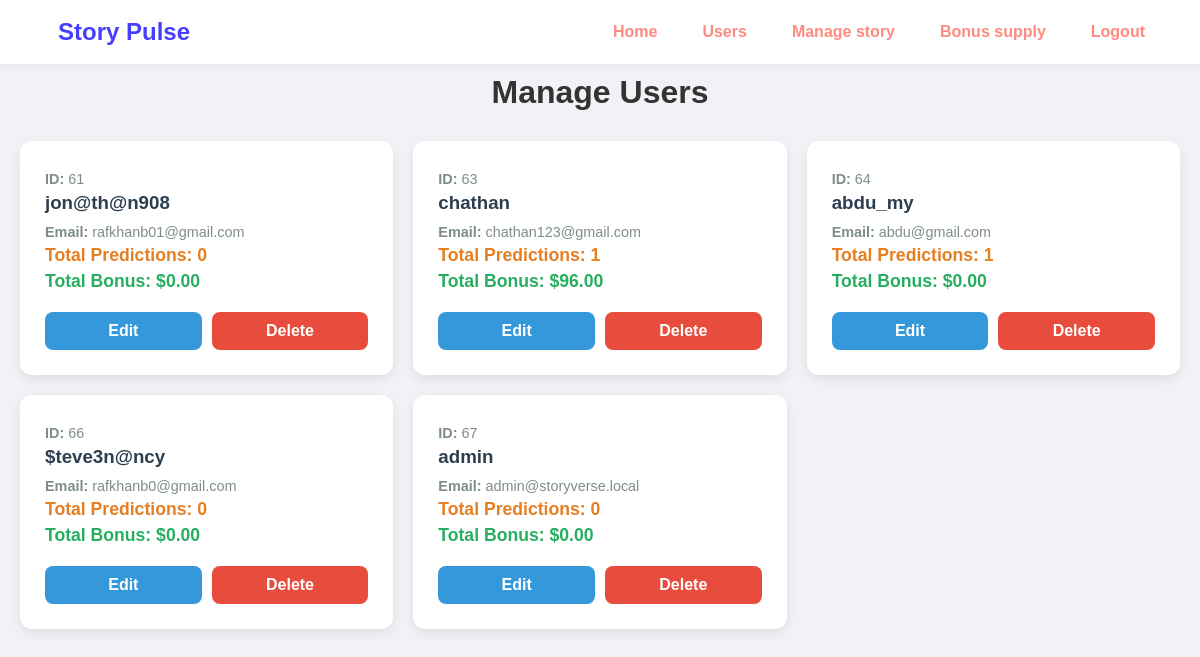
Page /admin/manage_users.php on the committed database.
### tables this page shows
CREATE TABLE `users` (
  `user_id` int(11) NOT NULL,
  `user_name` varchar(50) NOT NULL,
  `password` varchar(100) NOT NULL,
  `first_name` varchar(50) NOT NULL,
  `last_name` varchar(50) DEFAULT NULL,
  `email` varchar(100) NOT NULL,
  `profile_picture` varchar(255) DEFAULT NULL,
  `bio` text DEFAULT NULL,
  `website` varchar(255) DEFAULT NULL,
  `instagram` varchar(100) DEFAULT NULL,
  `user_type` enum('reader','author','admin') DEFAULT 'reader',
  `email_verified` tinyint(1) DEFAULT 0,
  `total_score` int(11) DEFAULT 0,
  `created_at` timestamp NOT NULL DEFAULT current_timestamp(),
  `last_active` timestamp NULL DEFAULT NULL,
  `total_bonus` decimal(10,2) DEFAULT 0.00,
  `follower_count` int(11) DEFAULT 0,
  `following_count` int(11) DEFAULT 0,
  `total_likes` int(11) DEFAULT 0,
  `total_stories` int(11) DEFAULT 0,
  `total_views` int(11) DEFAULT 0,
  `is_verified` tinyint(1) NOT NULL DEFAULT 0 COMMENT '0=unverified, 1=verified (admin override or OTP complete)'
);

### admin/manage_users.php (the view, shortened to what this page needs)
<?php
require_once 'db_connect.php';
$users = [];
try {
    $sql_users = "
        SELECT
            u.user_id,
            u.user_name,
            u.email,
            COUNT(p.prediction_id) AS total_predictions,
            COALESCE(SUM(b.bonus_amount), 0) AS total_bonus
        FROM Users AS u
        LEFT JOIN Predictions AS p ON u.user_id = p.user_id
        LEFT JOIN Bonus AS b ON p.prediction_id = b.prediction_id
        GROUP BY u.user_id, u.user_name, u.email
        ORDER BY u.user_id ASC;
    ";
    $stmt = $pdo->query($sql_users);
    $users = $stmt->fetchAll(PDO::FETCH_ASSOC);
} catch (PDOException $e) {
    error_log("Query Error in manage-users.php: " . $e->getMessage());
}
?>
<!DOCTYPE html>
<html lang="en">
<head>
</head>
<body>
    <nav>
        <h3 class="navtitle">Story Pulse</h3>
        <div class="navcta">
            <button class="navlinks"><a href="admin_home.php">Home</a></button>
            <button class="navlinks"><a href="manage_users.php">Users</a></button>
            <button class="navlinks"><a href="manage_stories.php">Manage story</a></button>
            <button class="navlinks"><a href="admin_bonus_supply.php">Bonus supply </a></button>
            <div class="navlinks">
                <a href="../logout.php" class="logout-btn">Logout</a>
            </div>
        </div>
    </nav>
    <h1>Manage Users</h1>
    <div class="user-cards-container">
        <?php if (!empty($users)): ?>
            <?php foreach ($users as $user): ?>
                <div class="user-card">
                    <div class="user-details">
                        <p><strong>ID:</strong> <?php echo htmlspecialchars($user['user_id']); ?></p>
                        <h3><?php echo htmlspecialchars($user['user_name']); ?></h3>
                        <p><strong>Email:</strong> <?php echo htmlspecialchars($user['email']); ?></p>
                        <p class="predictions"><strong>Total Predictions:</strong> <?php echo htmlspecialchars($user['total_predictions']); ?></p>
                        <p class="bonus"><strong>Total Bonus:</strong> $<?php echo htmlspecialchars(number_format($user['total_bonus'], 2)); ?></p>
                    </div>
                    <div class="card-actions">
                        <a href="edit_users.php?id=<?php echo htmlspecialchars($user['user_id']); ?>" class="action-button edit-button">Edit</a>
                        <a href="delete_user.php?id=<?php echo htmlspecialchars($user['user_id']); ?>" class="action-button delete-button">Delete</a>
                    </div>
                </div>
            <?php endforeach; ?>
        <?php else: ?>
            <div class="no-users-message">
                <p>No users found in the database.</p>
            </div>
        <?php endif; ?>
    </div>
</body>
</html>

### admin/manage_users.php (style rules this page uses)
body { font-family: Arial, sans-serif; background-color: #f0f2f5; margin: 0; padding: 20px; }
nav { display: flex; width: 95%; background:white; padding: 15px 5%; box-shadow: 0 2px 10px rgba(0, 0, 0, 0.05); align-items: center; justify-content: space-between; margin:-20px; }
.navtitle { color: #463fff; font-size: 24px; font-weight: 700; margin: 0; }
.navcta { display: flex; gap: 15px; align-items: center; }
.navlinks { border: none; background: transparent; padding: 8px 15px; cursor: pointer; transition: all 0.3s ease; font-size: 16px; font-weight: 600; }
nav a { text-decoration: none; color: #ff8a7f; transition: color 0.3s ease; }
h1 { color: #333; text-align: center; margin: 30px 0; }
.user-cards-container { display: grid; grid-template-columns: repeat(auto-fill, minmax(300px, 1fr)); gap: 20px; max-width: 1200px; margin: 0 auto; }
.user-card { background-color: #fff; border-radius: 12px; box-shadow: 0 4px 12px rgba(0, 0, 0, 0.08); padding: 25px; transition: transform 0.2s, box-shadow 0.2s; display: flex; flex-direction: column; justify-content: space-between; }
.user-details h3 { margin: 0 0 10px 0; color: #2c3e50; }
.user-details p { margin: 5px 0; color: #7f8c8d; font-size: 0.9em; }
.user-details .bonus, .user-details .predictions { font-weight: bold; font-size: 1.1em; }
.user-details .bonus { color: #27ae60; }
.user-details .predictions { color: #e67e22; }
.card-actions { margin-top: 15px; display: flex; gap: 10px; }
.action-button { display: inline-block; padding: 10px 15px; border-radius: 8px; text-decoration: none; font-weight: bold; color: #fff; text-align: center; transition: background-color 0.2s, transform 0.2s; flex: 1; }
.edit-button { background-color: #3498db; }
.delete-button { background-color: #e74c3c; }

### rows in the picture
users: user_id "61", user_name "jon@th@n908", email "rafkhanb01@gmail.com", total_predictions "0", total_bonus "0.00"
users: user_id "63", user_name "chathan", email "chathan123@gmail.com", total_predictions "1", total_bonus "96.00"
users: user_id "64", user_name "abdu_my", email "abdu@gmail.com", total_predictions "1", total_bonus "0.00"
users: user_id "66", user_name "$teve3n@ncy", email "rafkhanb0@gmail.com", total_predictions "0", total_bonus "0.00"
users: user_id "67", user_name "admin", email "admin@storyverse.local", total_predictions "0", total_bonus "0.00"
